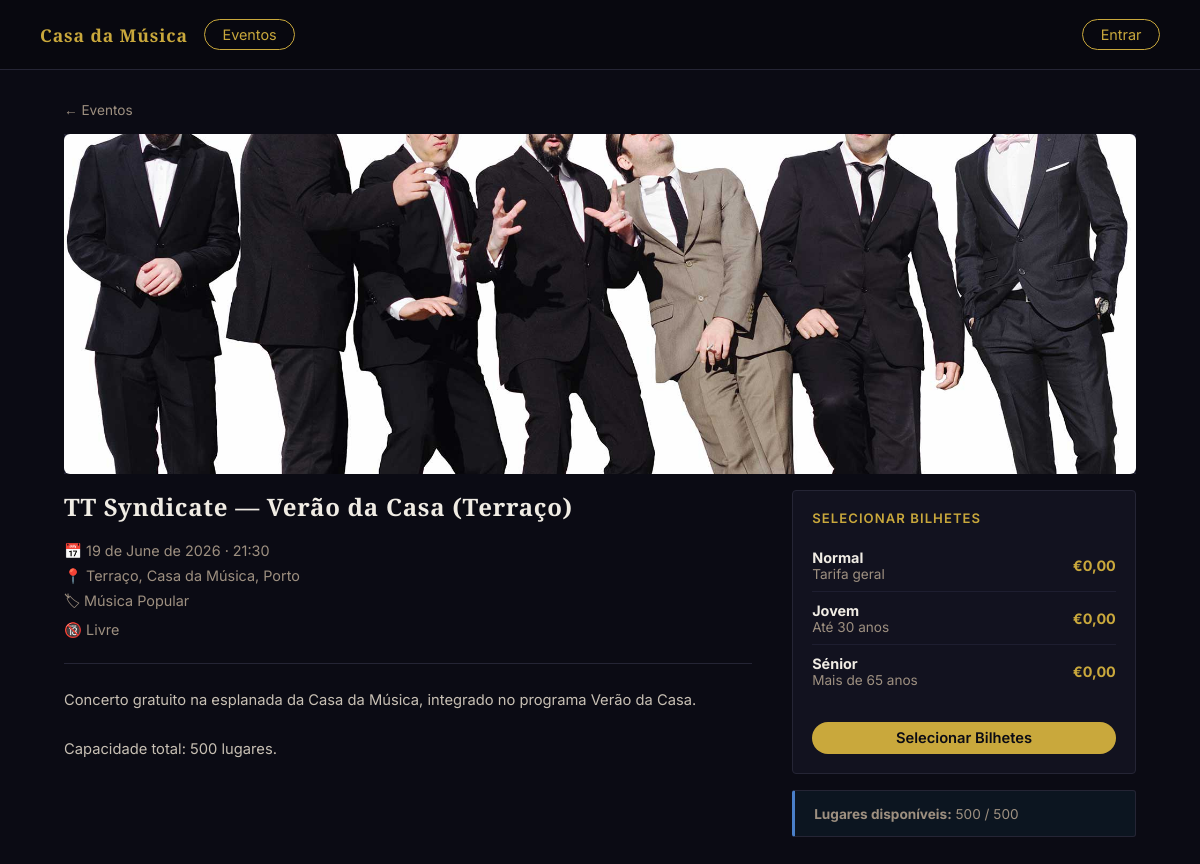
The page /evento.php?id=15 on the database its author committed.
### tables this page shows
CREATE TABLE "eventos" (
	"id"	INTEGER,
	"nome"	TEXT NOT NULL,
	"descricao"	TEXT,
	"data"	TEXT NOT NULL,
	"hora"	TEXT NOT NULL,
	"sala"	TEXT NOT NULL,
	"categoria"	TEXT NOT NULL,
	"classificacao_etaria"	TEXT DEFAULT 'Livre',
	"capacidade"	INTEGER NOT NULL DEFAULT 300,
	"estado"	TEXT NOT NULL DEFAULT 'rascunho' CHECK("estado" IN ('publicado', 'rascunho', 'cancelado')),
	"data_criacao"	TEXT NOT NULL DEFAULT (datetime('now')),
	"imagem"	TEXT,
	PRIMARY KEY("id" AUTOINCREMENT)
);

### scripts/sessao.php (called while the page is built, shortened)
<?php
function isLoggedIn(): bool {
    return isset($_SESSION['utilizador_id']);
}

### evento.php (the view, shortened to what this page needs)
<?php
require_once 'scripts/sessao.php';
$id = (int)($_GET['id'] ?? 0);
$db   = getDB();
$stmt = $db->prepare(
    'SELECT id, nome, descricao, data, hora, sala, categoria, classificacao_etaria, capacidade, imagem
     FROM eventos WHERE id = :id AND estado = \'publicado\''
);
$stmt->bindValue(':id', $id, SQLITE3_INTEGER);
$ev = $stmt->execute()->fetchArray(SQLITE3_ASSOC);
$stmtP = $db->prepare('SELECT tipo, preco FROM precos WHERE evento_id = :id ORDER BY tipo');
$stmtP->bindValue(':id', $id, SQLITE3_INTEGER);
$resP   = $stmtP->execute();
$precos = [];
while ($p = $resP->fetchArray(SQLITE3_ASSOC)) {
    $precos[$p['tipo']] = (float)$p['preco'];
}
$stmtV = $db->prepare(
    'SELECT COALESCE(SUM(ic.quantidade),0) AS vendidos
     FROM itens_compra ic
     JOIN compras c ON c.id = ic.compra_id
     WHERE c.evento_id = :id AND c.estado = \'confirmado\''
);
$stmtV->bindValue(':id', $id, SQLITE3_INTEGER);
$vendidos    = (int)$stmtV->execute()->fetchArray(SQLITE3_ASSOC)['vendidos'];
$disponiveis = (int)$ev['capacidade'] - $vendidos;
$labels = ['normal' => 'Normal', 'jovem' => 'Jovem', 'senior' => 'Sénior'];
?>
<!DOCTYPE html>
<html lang="pt">
<head>
  <link rel="stylesheet" href="styles/evento.css" />
</head>
<body>
  <nav>
    <div class="nav-left">
      <a href="index.php" class="nav-brand">Casa da Música</a>
      <a href="eventos.php" class="btn-pill">Eventos</a>
    </div>
    <div class="nav-right">
      <?php if (isLoggedIn()): $u = getUtilizador(); ?>
        <a href="<?= $u['perfil'] === 'administrador' ? 'admin.php' : ($u['perfil'] === 'vendedor' ? 'vendedor.php' : 'cliente.php') ?>" class="btn-pill">
          <?= htmlspecialchars($u['nome']) ?>
        </a>
        <a href="scripts/logout.php" class="btn-pill btn-pill-light">Sair</a>
      <?php else: ?>
        <a href="login.html" class="btn-pill">Entrar</a>
      <?php endif; ?>
    </div>
  </nav>
  <main class="page">
    <p class="text-sm mb-2"><a href="eventos.php">← Eventos</a></p>
    <div class="img-box img-box-lg mb-2">
      <?php if (!empty($ev['imagem'])): ?>
        <img src="<?= htmlspecialchars($ev['imagem']) ?>" alt="<?= htmlspecialchars($ev['nome']) ?>" style="width: 100%; height: 100%; object-fit: cover; display: block; border-radius: 6px;" />
      <?php else: ?>
        <div style="width: 100%; height: 100%; background: #2a2a3a; border-radius: 6px; display: flex; align-items: center; justify-content: center; font-size: 1rem; color: #666;">Sem imagem de capa</div>
      <?php endif; ?>
    </div>
    <div class="detail-grid">
      <div>
        <h1 class="page-title"><?= htmlspecialchars($ev['nome']) ?></h1>
        <p class="detail-meta">📅 <?= htmlspecialchars(date('d \d\e F \d\e Y', strtotime($ev['data']))) ?> · <?= htmlspecialchars(substr($ev['hora'], 0, 5)) ?></p>
        <p class="detail-meta">📍 <?= htmlspecialchars($ev['sala']) ?>, Casa da Música, Porto</p>
        <p class="detail-meta">🏷 <?= htmlspecialchars($ev['categoria']) ?></p>
        <?php if ($ev['classificacao_etaria']): ?>
        <p class="detail-meta">🔞 <?= htmlspecialchars($ev['classificacao_etaria']) ?></p>
        <?php endif; ?>
        <hr />
        <?php if ($ev['descricao']): ?>
        <p class="detail-desc"><?= nl2br(htmlspecialchars($ev['descricao'])) ?></p>
        <?php endif; ?>
        <p class="detail-desc">Capacidade total: <?= (int)$ev['capacidade'] ?> lugares.</p>
      </div>
      <div>
        <div class="ticket-box">
          <p class="ticket-box-title">Selecionar Bilhetes</p>
          <?php foreach ($labels as $tipo => $label): ?>
          <?php if (isset($precos[$tipo])): ?>
          <div class="ticket-row">
            <div>
              <p class="text-bold"><?= $label ?></p>
              <p class="text-sm"><?= $tipo === 'jovem' ? 'Até 30 anos' : ($tipo === 'senior' ? 'Mais de 65 anos' : 'Tarifa geral') ?></p>
            </div>
            <span class="ticket-price">€<?= number_format($precos[$tipo], 2, ',', '.') ?></span>
          </div>
          <?php endif; ?>
          <?php endforeach; ?>
          <?php if ($disponiveis > 0): ?>
            <?php
            $destino = 'carrinho.php?evento_id=' . (int)$ev['id'];
            $href    = isLoggedIn() ? $destino : ('login.html?next=' . urlencode($destino));
            ?>
            <a href="<?= $href ?>" class="btn btn-full mt-3">Selecionar Bilhetes</a>
          <?php else: ?>
          <button class="btn btn-full mt-3" disabled>Esgotado</button>
          <?php endif; ?>
        </div>
        <div class="alert alert-info mt-2">
          <p class="text-sm">
            <strong>Lugares disponíveis:</strong>
            <?= $disponiveis ?> / <?= (int)$ev['capacidade'] ?>
          </p>
        </div>
      </div>
    </div>
  </main>
</body>
</html>

### styles/evento.css (style rules this page uses)
*, *::before, *::after { box-sizing: border-box; margin: 0; padding: 0; }
body { font-family: 'Inter', system-ui, sans-serif; color: #f0ece4; background: #0b0b14; }
nav { display: flex; align-items: center; justify-content: space-between; background: #08080f; border-bottom: 1px solid #252535; padding: 0 2.5rem; height: 70px; position: sticky; top: 0; z-index: 10; }
.nav-left { display: flex; align-items: center; gap: 1rem; }
.nav-right { display: flex; align-items: center; gap: 1.5rem; }
.nav-brand { font-family: 'Cinzel', Georgia, serif; font-weight: 600; font-size: 1.1rem; color: #c9a83c; text-decoration: none; letter-spacing: 0.05em; }
.btn-pill { background: transparent; color: #c9a83c; border: 1px solid #c9a83c; border-radius: 999px; padding: 0.38rem 1.1rem; font-size: 0.9rem; cursor: pointer; text-decoration: none; display: inline-block; white-space: nowrap; transition: background 0.15s, color 0.15s; }
.page { padding: 2rem 4rem; max-width: 1200px; margin: 0 auto; }
.page-title { font-family: 'Cinzel', Georgia, serif; font-size: 1.5rem; font-weight: 600; margin-bottom: 1.2rem; color: #f0ece4; letter-spacing: 0.03em; }
.img-box { width: 100%; background: #181828; background-image: linear-gradient(to bottom right, transparent calc(50% - 1px), #252535 calc(50% - 1px), #252535 calc(50% + 1px), transparent calc(50% + 1px)), linear-gradient(to bottom left, transparent calc(50% - 1px), #252535 calc(50% - 1px), #252535 calc(50% + 1px), transparent calc(50% + 1px)); }
.img-box-lg { height: 340px; }
.btn { background: #c9a83c; color: #0b0b14; border: none; border-radius: 999px; padding: 0.45rem 1.4rem; font-size: 0.92rem; font-weight: 600; cursor: pointer; text-decoration: none; display: inline-block; white-space: nowrap; transition: background 0.15s; }
.btn-full { width: 100%; text-align: center; }
.detail-grid { display: grid; grid-template-columns: 2fr 1fr; gap: 2.5rem; }
.detail-meta { font-size: 0.9rem; color: #9e9080; margin-bottom: 0.4rem; }
.detail-desc { font-size: 0.92rem; line-height: 1.7; margin: 1rem 0 1.5rem; color: #c8c0b4; }
.ticket-box { background: #12121f; border: 1px solid #252535; padding: 1.2rem; border-radius: 4px; }
.ticket-box-title { font-weight: 600; margin-bottom: 0.8rem; color: #c9a83c; font-size: 0.82rem; text-transform: uppercase; letter-spacing: 0.08em; }
.ticket-row { display: flex; justify-content: space-between; align-items: center; padding: 0.6rem 0; border-bottom: 1px solid #1e1e30; font-size: 0.9rem; }
.ticket-row:last-of-type { border-bottom: none; }
.ticket-price { font-weight: bold; color: #c9a83c; }
.alert { padding: 0.9rem 1.2rem; background: #12121f; border: 1px solid #252535; margin-bottom: 1.5rem; border-radius: 3px; }
.alert-info { background: #0c1520; border-left: 3px solid #4a7fc9; }
hr { border: none; border-top: 1px solid #252535; margin: 1.5rem 0; }
a { color: #9e9080; text-decoration: none; transition: color 0.15s; }
.mt-2 { margin-top: 1rem; }
.mt-3 { margin-top: 1.5rem; }
.mb-2 { margin-bottom: 1rem; }
.text-bold { font-weight: bold; }
.text-sm { font-size: 0.85rem; color: #9e9080; }

### rows shown on the page
eventos: imagem (picture), nome "TT Syndicate — Verão da Casa (Terraço)", data "19 de June de 2026", hora "21:30", sala "Terraço", categoria "Música Popular", classificacao_etaria "Livre", descricao "Concerto gratuito na esplanada da Casa da Música, integrado no programa Verão da Casa.", capacidade "500"

### other values the page prints
$label "Normal"
$precos[$tipo] "0,00"
$label "Jovem"
$label "Sénior"
